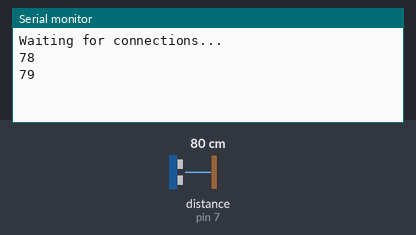
Recording of a sketch running on a simulated Arduino Uno, built with avr-gcc and run on an emulated ATmega328P. On the bench: the last lines printed to the serial monitor. Wiring (inferred from the names in the program): ultrasonic range finder: trigger pin 8; echo pin 7. Inputs (shaded band) come from the test bench; at power-on: distance to the obstacle (sensor on pin 7) 80 cm. The echo pulse lasts 58.3 µs per cm; WiFi joins after 1.5 s; servers stay silent unless stated.

Above: at 3.0 s.
3.1 s: distance to the obstacle (sensor on pin 7) set to 2 cm
At 4.1 s:
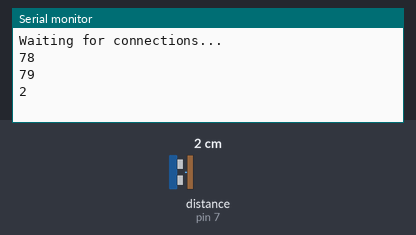
4.6 s: distance to the obstacle (sensor on pin 7) set to 4 cm
At 4.6 s:
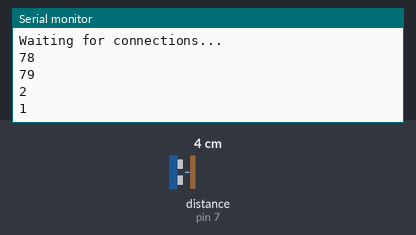
Timing chart, 0 to 7.6 s (numbered marks = the images above; inputs shaded):
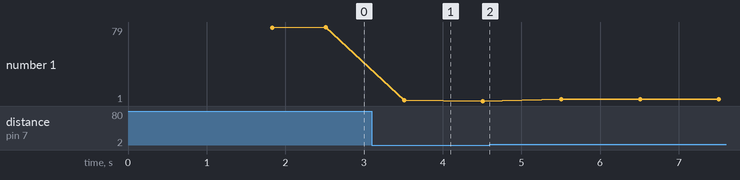

Measured:
- after the input at 3.1 s, the serial monitor: prints a new line after 0.41 s (image 1)
- plotted number 1: 79 → 1 after the input at 3.1 s, 1 → 3 after the input at 4.6 s

The sketch:

ultrasonic_blynl.ino
```cpp
/* Comment this out to disable prints and save space */
#define BLYNK_PRINT Serial


#include <SoftwareSerial.h>
SoftwareSerial SwSerial(10, 11); // RX, TX

#include <BlynkSimpleSerialBLE.h>
#include <SoftwareSerial.h>
const int trigPin = 8;
const int echoPin = 7;
long duration;
int distance;


// You should get Auth Token in the Blynk App.
// Go to the Project Settings (nut icon).
char auth[] = "YourAuthToken";

SoftwareSerial SerialBLE(10, 11); // RX, TX

BlynkTimer timer;

// This function sends Arduino's up time every second to Virtual Pin (5).
// In the app, Widget's reading frequency should be set to PUSH. This means
// that you define how often to send data to Blynk App.
void bacaDataJarak()
{
  digitalWrite(trigPin, LOW);
  delayMicroseconds(2);
   digitalWrite(trigPin, HIGH);
  delayMicroseconds(10);
  digitalWrite(trigPin, LOW);
    duration = pulseIn(echoPin, HIGH);
    distance= duration*0.034/2;
  Blynk.virtualWrite(V5,distance);
  Serial.println(distance);
}

void setup()
{
  // Debug console
  Serial.begin(9600);
  pinMode(trigPin, OUTPUT); // Sets the trigPin as an Output
  pinMode(echoPin, INPUT); // Sets the echoPin as an Input

  SerialBLE.begin(9600);
  Blynk.begin(SerialBLE, auth);

  Serial.println("Waiting for connections...");

  timer.setInterval(1000L, bacaDataJarak);
}

void loop()
{
  Blynk.run();
  timer.run(); // Initiates BlynkTimer
}
```
